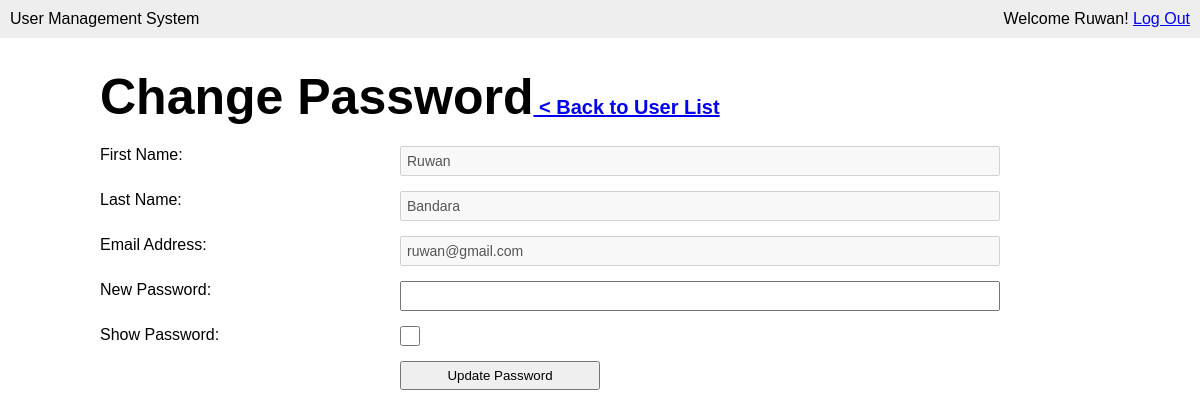
The app's page /change-password.php?user_id=9 (signed in) with its own data.
### tables this page shows
CREATE TABLE `user` (
  `id` int(11) NOT NULL,
  `first_name` varchar(50) NOT NULL,
  `last_name` varchar(100) NOT NULL,
  `email` varchar(100) NOT NULL,
  `password` varchar(40) NOT NULL,
  `last_login` datetime NOT NULL,
  `is_deleted` tinyint(1) NOT NULL
);

### change-password.php (the view, shortened to what this page needs)
<?php require_once('inc/connection.php'); ?>
<?php
$first_name = '';
$last_name = '';
$email = '';
if (isset($_GET['user_id'])) {
    $user_id = mysqli_real_escape_string($connection, $_GET['user_id']);
    $query = "SELECT * FROM user WHERE id = {$user_id} LIMIT 1";
    $result_set = mysqli_query($connection, $query);
    if($result_set) {
        if (mysqli_num_rows($result_set) == 1){
            $result = mysqli_fetch_assoc($result_set);
            $first_name = $result['first_name'];
            $last_name = $result['last_name'];
            $email = $result['email'];
        } else {
            header('Location: users.php?err=user_not_found');
        }
    } else {
        header('Location: users.php?err=query_failed');
    }
}
?>
<!DOCTYPE html>
<html lang="en">
<head>
    <link rel="stylesheet" href="css/main.css">
</head>
<body>
    <header>
        <div class="appname">User Management System</div>
        <div class="loggedin">Welcome <?php echo $_SESSION['first_name'] ?>! <a href="logout.php">Log Out</a></div>
    </header>
    <main>
        <h1>Change Password<span><a href="users.php">
                    < Back to User List</a></span></h1>
        <form action="change-password.php" class="userform" method="post">
            <p>
                <label for="">First Name:</label>
                <input type="text" name="first_name" <?php echo 'value='.$first_name; ?> disabled>
            </p>
            <p>
                <label for="">Last Name:</label>
                <input type="text" name="last_name" <?php echo 'value='.$last_name; ?> disabled>
            </p>
            <p>
                <label for="">Email Address:</label>
                <input type="text" name="email" <?php echo 'value='.$email; ?> disabled>
            </p>
            <p>
                <label for="">New Password:</label>
                <input type="password" name="password" id="password">
            </p>
            <p>
                <label for="">Show Password:</label>
                <input type="checkbox" name="showpassword" id="showpassword" style="width: 20px; height:20px">
            </p>
            <p>
                <label for="">&nbsp;</label>
                <button type="submit" name="submit">Update Password</button>
            </p>
        </form>
    </main>
</body>
</html>

### css/main.css (style rules this page uses)
* { margin: 0; }
body { font-family: Arial, "Helvetica Neue", Helvetica, sans-serif; font-size: 16px; }
p { margin-bottom: 15px; }
input { display: block; width: 100%; padding: 5px; box-sizing: border-box; font-size: 14px; }
button { width: 100%; padding: 5px; box-sizing: border-box; }
header { background-color: #eee; overflow: auto; padding: 10px; }
header .appname { float: left; }
header .loggedin { float: right; }
main { width: 1000px; margin: 30px auto; }
main h1 { margin-bottom: 20px; font-size: 50px; }
main h1 span { font-size: 20px; }
form.userform label { width: 30%; float: left; }
form.userform input { width: 60%; }
form.userform button { width: 200px; }

### records on screen
user: first_name "Ruwan", last_name "Bandara", email "ruwan@gmail.com"

### other values on screen
$_SESSION['first_name'] "Ruwan"
